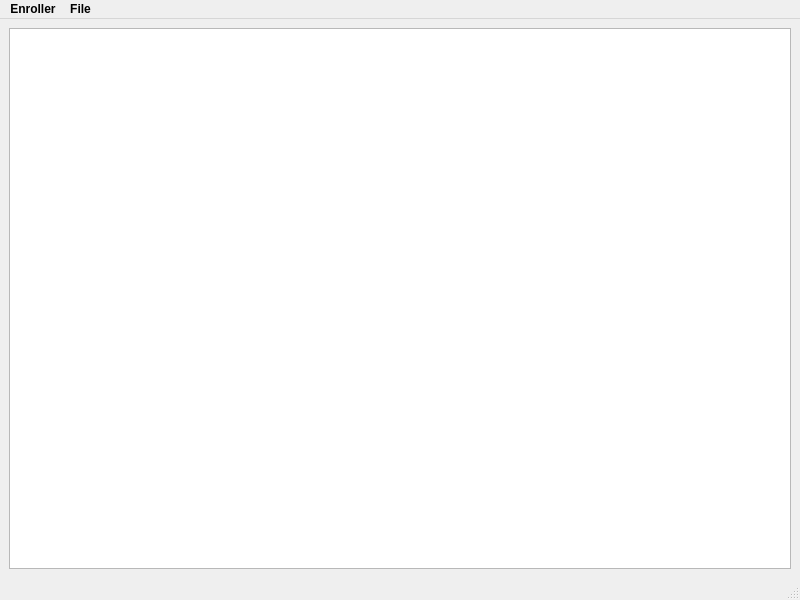
<?xml version="1.0" encoding="UTF-8"?>
<ui version="4.0">
 <class>MainWindow</class>
 <widget class="QMainWindow" name="MainWindow">
  <property name="geometry">
   <rect>
    <x>0</x>
    <y>0</y>
    <width>800</width>
    <height>600</height>
   </rect>
  </property>
  <property name="windowTitle">
   <string>MainWindow</string>
  </property>
  <widget class="QWidget" name="centralwidget">
   <layout class="QGridLayout" name="gridLayout">
    <item row="0" column="0">
     <widget class="QListView" name="lv_enrollees"/>
    </item>
   </layout>
  </widget>
  <widget class="QMenuBar" name="menubar">
   <property name="geometry">
    <rect>
     <x>0</x>
     <y>0</y>
     <width>800</width>
     <height>24</height>
    </rect>
   </property>
   <property name="font">
    <font>
     <weight>75</weight>
     <bold>true</bold>
    </font>
   </property>
   <widget class="QMenu" name="menuEnroller">
    <property name="font">
     <font>
      <weight>75</weight>
      <bold>true</bold>
     </font>
    </property>
    <property name="title">
     <string>Enroller</string>
    </property>
    <addaction name="actionQuit"/>
   </widget>
   <widget class="QMenu" name="menuFile">
    <property name="font">
     <font>
      <weight>75</weight>
      <bold>true</bold>
     </font>
    </property>
    <property name="title">
     <string>File</string>
    </property>
    <addaction name="actionLoad"/>
   </widget>
   <addaction name="menuEnroller"/>
   <addaction name="menuFile"/>
  </widget>
  <widget class="QStatusBar" name="statusbar"/>
  <action name="actionQuit">
   <property name="text">
    <string>Quit</string>
   </property>
   <property name="font">
    <font>
     <weight>75</weight>
     <bold>true</bold>
    </font>
   </property>
  </action>
  <action name="actionLoad">
   <property name="text">
    <string>Load...</string>
   </property>
   <property name="font">
    <font>
     <weight>75</weight>
     <bold>true</bold>
    </font>
   </property>
  </action>
 </widget>
 <resources/>
 <connections/>
</ui>
